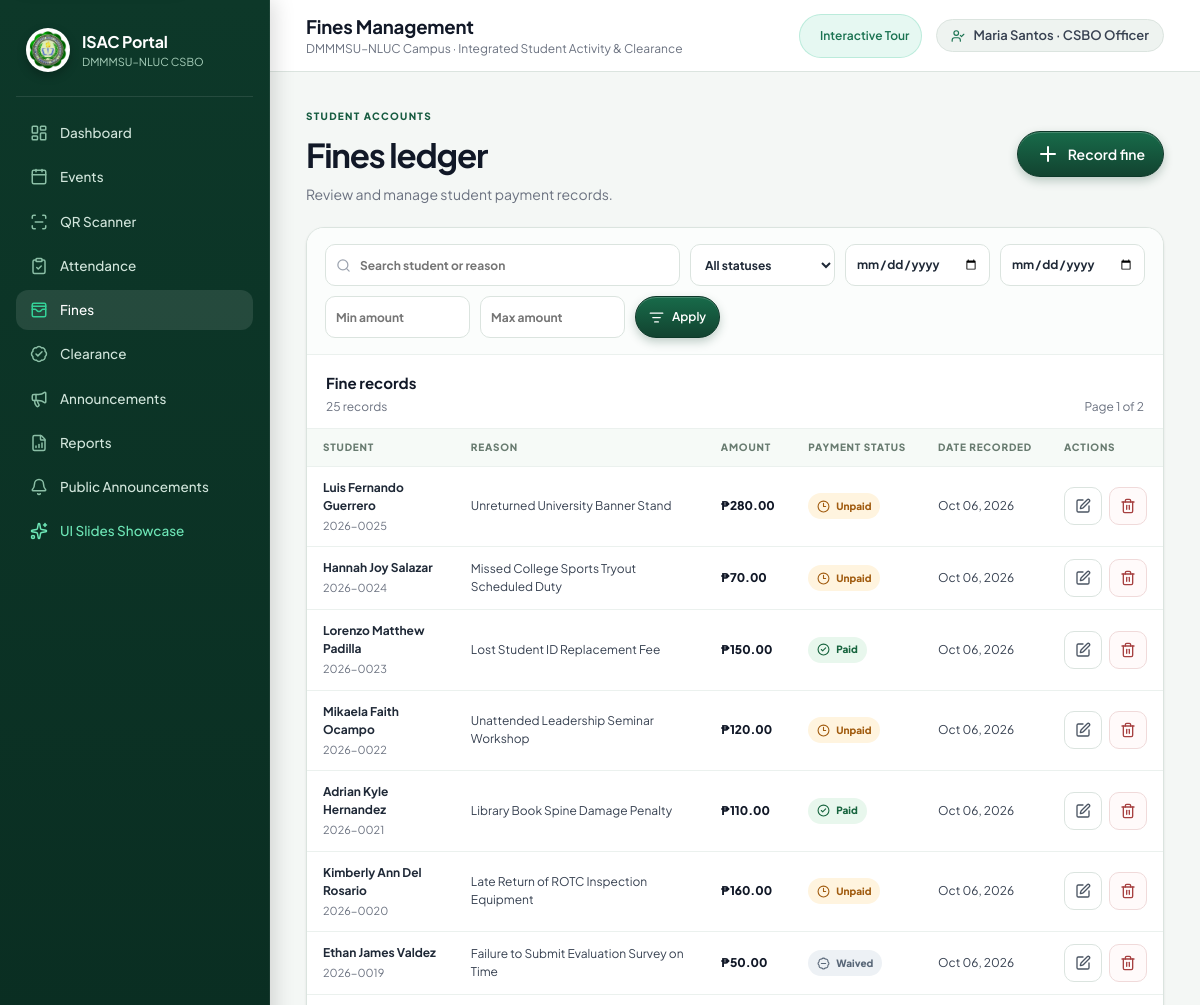
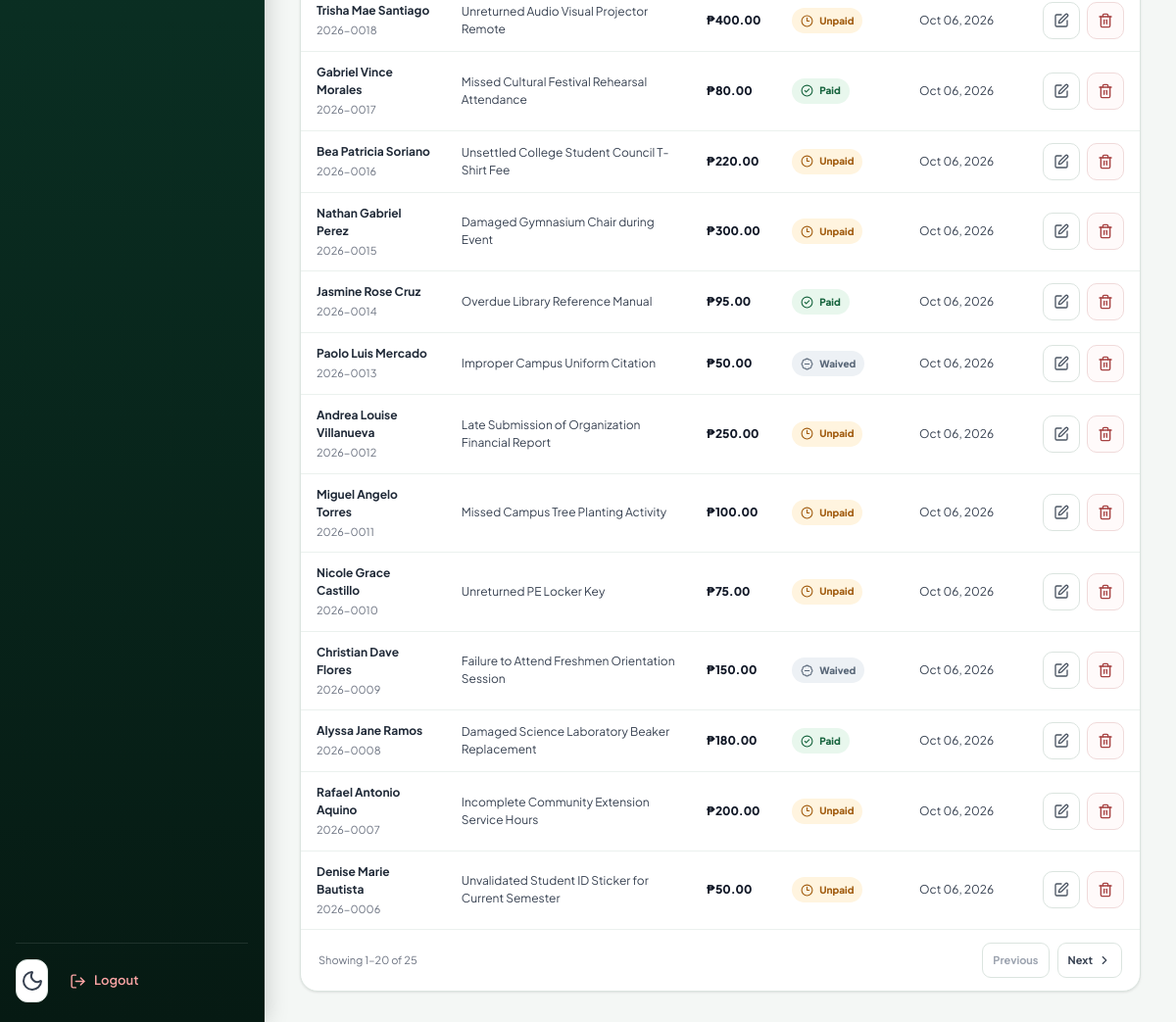
The app's page /officer/fines/ (signed in) with its own data (2 pictures, top to bottom).
### portal/models.py (models this page shows, shortened)
class Profile(models.Model):
    ROLE_CHOICES = [("student","Student"),("officer","CSBO Officer"),("admin","Administrator")]
    user = models.OneToOneField(User, on_delete=models.CASCADE, related_name="profile")
    role = models.CharField(max_length=20, choices=ROLE_CHOICES, default="student")
    requested_role = models.CharField(max_length=20, choices=ROLE_CHOICES, blank=True, default="")
    student_no = models.CharField(max_length=30, unique=True, null=True, blank=True)
    first_name = models.CharField(max_length=80, blank=True)
    middle_name = models.CharField(max_length=80, blank=True)
    last_name = models.CharField(max_length=80, blank=True)
    college = models.ForeignKey(College, on_delete=models.SET_NULL, null=True, blank=True)
    program = models.ForeignKey(Program, on_delete=models.SET_NULL, null=True, blank=True)
    year_level = models.PositiveSmallIntegerField(default=1)
    photo = models.ImageField(upload_to="students/", blank=True, null=True)
    qr_token = models.UUIDField(default=uuid.uuid4, unique=True, editable=False)
    position = models.CharField(max_length=100, blank=True)
    def full_name(self):
        parts = [self.first_name, self.middle_name, self.last_name]
        name = " ".join([p for p in parts if p]).strip()
        return name or self.user.get_full_name() or self.user.username

class Fine(models.Model):
    STATUS = [("unpaid","Unpaid"),("paid","Paid"),("waived","Waived")]
    student = models.ForeignKey(Profile, on_delete=models.CASCADE, related_name="fines")
    event = models.ForeignKey(Event, on_delete=models.SET_NULL, null=True, blank=True)
    reason = models.CharField(max_length=220)
    amount = models.DecimalField(max_digits=10, decimal_places=2)
    status = models.CharField(max_length=20, choices=STATUS, default="unpaid")
    recorded_by = models.ForeignKey(User, on_delete=models.PROTECT, related_name="recorded_fines")
    verified_at = models.DateTimeField(null=True, blank=True)
    created_at = models.DateTimeField(auto_now_add=True)

### portal/views.py (the view)
        def wrapped(request, *args, **kwargs):
            if not request.user.is_authenticated: return redirect("login")
            role = getattr(getattr(request.user, "profile", None), "role", None)
            if role not in roles:
                messages.error(request, "You do not have permission to access this page.")
                return redirect("dashboard")
            return view(request, *args, **kwargs)

### portal/views.py (called while the page is built)
def role_required(*roles):
    def deco(view):
        def wrapped(request, *args, **kwargs):
            if not request.user.is_authenticated: return redirect("login")
            role = getattr(getattr(request.user, "profile", None), "role", None)
            if role not in roles:
                messages.error(request, "You do not have permission to access this page.")
                return redirect("dashboard")
            return view(request, *args, **kwargs)
        return wrapped
    return deco

### templates/portal/fines.html (shortened to what this page needs)
{% extends "base.html" %}
{% block page_title %}Fines Management{% endblock %}
{% block content %}
<section class="module-page">
  <div class="module-heading">
    <div><span class="module-eyebrow">Student accounts</span><h2>Fines ledger</h2><p>Review and manage student payment records.</p></div>
    <a class="btn primary" href="{% url 'fine_create' %}"><i data-lucide="plus" aria-hidden="true"></i> Record fine</a>
  </div>
  <div class="module-panel">
    <form class="module-filter-bar fines-filter-bar" method="get">
      <label class="module-search"><span class="sr-only">Search fines</span><i data-lucide="search" aria-hidden="true"></i><input type="search" name="q" value="{{ query }}" placeholder="Search student or reason"></label>
      <label><select name="status" aria-label="Filter by status"><option value="">All statuses</option></select></label>
      <label><span class="sr-only">From date</span><input type="date" name="date_from" value="{{ date_from }}" aria-label="From date"></label>
      <label><span class="sr-only">To date</span><input type="date" name="date_to" value="{{ date_to }}" aria-label="To date"></label>
      <label><span class="sr-only">Minimum amount</span><input type="number" name="min_amount" value="{{ min_amount }}" min="0" step="0.01" placeholder="Min amount"></label>
      <label><span class="sr-only">Maximum amount</span><input type="number" name="max_amount" value="{{ max_amount }}" min="0" step="0.01" placeholder="Max amount"></label>
      <button class="btn primary" type="submit"><i data-lucide="list-filter" aria-hidden="true"></i> Apply</button>
    </form>
    <div class="module-table-title"><div><h3>Fine records</h3><p>{{ page_obj.paginator.count }} record{{ page_obj.paginator.count|pluralize }}</p></div>{% if page_obj.paginator.num_pages > 1 %}<span>Page {{ page_obj.number }} of {{ page_obj.paginator.num_pages }}</span>{% endif %}</div>
    <div class="module-table-scroll">
      <table class="module-table fines-table">
        <thead><tr><th>Student</th><th>Reason</th><th>Amount</th><th>Payment status</th><th>Date recorded</th><th>Actions</th></tr></thead>
        <tbody>
          {% for f in fines %}
          <tr>
            <td data-label="Student"><strong>{{ f.student.full_name }}</strong><small>{{ f.student.student_no }}</small></td>
            <td data-label="Reason">{{ f.reason }}</td>
            <td data-label="Amount" class="amount-cell">₱{{ f.amount }}</td>
            <td data-label="Payment status"><span class="payment-status {{ f.status }}"><i data-lucide="{% if f.status == 'paid' %}circle-check{% elif f.status == 'waived' %}badge-minus{% else %}clock-3{% endif %}" aria-hidden="true"></i>{{ f.status|title }}</span></td>
            <td data-label="Date recorded">{{ f.created_at|date:"M d, Y" }}</td>
            <td data-label="Actions"><div class="module-row-actions"><a class="module-icon-action edit" href="{% url 'fine_edit' f.id %}" aria-label="Edit fine for {{ f.student.full_name }}" title="Edit fine"><i data-lucide="square-pen" aria-hidden="true"></i></a><form method="post" action="{% url 'fine_delete' f.id %}" onsubmit="return confirm('Delete this fine record?');">{% csrf_token %}<button class="module-icon-action delete" type="submit" aria-label="Delete fine for {{ f.student.full_name }}" title="Delete fine"><i data-lucide="trash-2" aria-hidden="true"></i></button></form></div></td>
          </tr>
          {% empty %}<tr><td colspan="6" class="module-no-results"><i data-lucide="receipt-text" aria-hidden="true"></i><strong>No fine records found</strong><span>Try adjusting your filters or record a new fine.</span></td></tr>{% endfor %}
        </tbody>
      </table>
    </div>
    {% if page_obj.paginator.num_pages > 1 %}
    <nav class="module-pagination" aria-label="Fine record pages"><span>Showing {{ page_obj.start_index }}–{{ page_obj.end_index }} of {{ page_obj.paginator.count }}</span><div>
      {% if page_obj.has_previous %}<a href="?q={{ query|urlencode }}&amp;status={{ selected_status|urlencode }}&amp;date_from={{ date_from|urlencode }}&amp;date_to={{ date_to|urlencode }}&amp;min_amount={{ min_amount|urlencode }}&amp;max_amount={{ max_amount|urlencode }}&amp;page={{ page_obj.previous_page_number }}" rel="prev"><i data-lucide="chevron-left" aria-hidden="true"></i> Previous</a>{% else %}<span class="disabled">Previous</span>{% endif %}
      {% if page_obj.has_next %}<a href="?q={{ query|urlencode }}&amp;status={{ selected_status|urlencode }}&amp;date_from={{ date_from|urlencode }}&amp;date_to={{ date_to|urlencode }}&amp;min_amount={{ min_amount|urlencode }}&amp;max_amount={{ max_amount|urlencode }}&amp;page={{ page_obj.next_page_number }}" rel="next">Next <i data-lucide="chevron-right" aria-hidden="true"></i></a>{% else %}<span class="disabled">Next</span>{% endif %}
    </div></nav>{% endif %}
  </div>
</section>
{% endblock %}

### templates/base.html (shortened to what this page needs)
{% load static %}
<!doctype html>
<html lang="en" data-theme="light">
<head>
  <link rel="stylesheet" href="{% static 'css/app.css' %}?v=20261007-17">
</head>
<body>
  <div class="app-shell">
    <aside class="sidebar" id="sidebar" aria-label="Main navigation">
      <div class="brand">
        <img src="{% static 'img/csbo-logo.png' %}" alt="CSBO logo">
        <div>
          <b>ISAC Portal</b>
          <small>DMMMSU–NLUC CSBO</small>
        </div>
      </div>
      <nav>
        <a href="{% url 'dashboard' %}" class="{% if request.resolver_match.url_name == 'dashboard' or request.resolver_match.url_name == 'student_dashboard' or request.resolver_match.url_name == 'officer_dashboard' %}active{% endif %}">
          <i data-lucide="layout-dashboard"></i>Dashboard
        </a>
        {% if user.profile.role == 'student' %}
          <a href="{% url 'digital_id' %}" class="{% if request.resolver_match.url_name == 'digital_id' %}active{% endif %}">
            <i data-lucide="id-card"></i>Digital ID
          </a>
          <a href="{% url 'event_calendar' %}" class="{% if request.resolver_match.url_name == 'event_calendar' %}active{% endif %}">
            <i data-lucide="calendar-days"></i>Event Calendar
          </a>
          <a href="{% url 'my_activities' %}" class="{% if request.resolver_match.url_name == 'my_activities' %}active{% endif %}">
            <i data-lucide="activity"></i>My Activities
          </a>
          <a href="{% url 'clearance' %}" class="{% if request.resolver_match.url_name == 'clearance' %}active{% endif %}">
            <i data-lucide="badge-check"></i>Clearance
          </a>
        {% else %}
          <a href="{% url 'events_manage' %}" class="{% if 'event' in request.resolver_match.url_name %}active{% endif %}">
            <i data-lucide="calendar"></i>Events
          </a>
          <a href="{% url 'scanner' %}" class="{% if request.resolver_match.url_name == 'scanner' %}active{% endif %}">
            <i data-lucide="scan-line"></i>QR Scanner
          </a>
          <a href="{% url 'attendance_records' %}" class="{% if request.resolver_match.url_name == 'attendance_records' %}active{% endif %}">
            <i data-lucide="clipboard-check"></i>Attendance
          </a>
          <a href="{% url 'fines' %}" class="{% if 'fine' in request.resolver_match.url_name %}active{% endif %}">
            <i data-lucide="wallet-cards"></i>Fines
          </a>
          <a href="{% url 'clearance_manage' %}" class="{% if 'clearance' in request.resolver_match.url_name %}active{% endif %}">
            <i data-lucide="badge-check"></i>Clearance
          </a>
          <a href="{% url 'announcement_manage' %}" class="{% if 'announcement_manage' in request.resolver_match.url_name %}active{% endif %}">
            <i data-lucide="megaphone"></i>Announcements
          </a>
          <a href="{% url 'reports' %}" class="{% if 'report' in request.resolver_match.url_name %}active{% endif %}">
            <i data-lucide="file-bar-chart"></i>Reports
          </a>
        {% endif %}
        <a href="{% url 'announcements' %}" class="{% if request.resolver_match.url_name == 'announcements' %}active{% endif %}">
          <i data-lucide="bell"></i>Public Announcements
        </a>
        <a href="{% url 'showcase' %}" class="{% if request.resolver_match.url_name == 'showcase' %}active{% endif %}" style="color: #6ee7b7;">
          <i data-lucide="sparkles" style="color: #6ee7b7;"></i>UI Slides Showcase
        </a>
      </nav>
      <div class="sidebar-bottom">
        <button class="icon-btn" id="themeToggle" title="Toggle theme" type="button">
          <i data-lucide="moon"></i>
        </button>
        <form method="post" action="{% url 'logout' %}" style="display:inline; width:100%;">
          <button type="submit" class="logout" style="background:none; border:none; width:100%; cursor:pointer;">
            <i data-lucide="log-out"></i>Logout
          </button>
        </form>
      </div>
    </aside>
    <main class="main" id="main-content" tabindex="-1">
      <header class="topbar">
        <div class="topbar-left">
          <div>
            <h1>{% block page_title %}Dashboard{% endblock %}</h1>
            <span class="crumb">DMMMSU–NLUC Campus · Integrated Student Activity & Clearance</span>
          </div>
        </div>
        <div class="top-actions">
          <a href="{% url 'showcase' %}" class="btn" style="background: rgba(16, 185, 129, 0.1); color: var(--emerald-600); border: 1px solid rgba(16, 185, 129, 0.2); padding: 6px 12px; font-size: 12px; border-radius: 999px;">
             Interactive Tour
          </a>
          <span class="user-chip">
            <i data-lucide="user-check" style="width:14px; height:14px; color:var(--emerald-600);"></i>
            {{ user.get_full_name|default:user.username }} · {{ user.profile.get_role_display|default:"Student" }}
          </span>
        </div>
      </header>
      <div class="content">
        {% block content %}{% endblock %}
      </div>
    </main>
  </div>
</body>
</html>

### records on screen
Fine: student.full_name "Luis Fernando Guerrero", student.student_no "2026-0025", reason "Unreturned University Banner Stand", amount "280.00", status "Unpaid", created_at "Oct 06, 2026"
Fine: student.full_name "Hannah Joy Salazar", student.student_no "2026-0024", reason "Missed College Sports Tryout Scheduled Duty", amount "70.00", status "Unpaid", created_at "Oct 06, 2026"
Fine: student.full_name "Lorenzo Matthew Padilla", student.student_no "2026-0023", reason "Lost Student ID Replacement Fee", amount "150.00", status "Paid", created_at "Oct 06, 2026"
Fine: student.full_name "Mikaela Faith Ocampo", student.student_no "2026-0022", reason "Unattended Leadership Seminar Workshop", amount "120.00", status "Unpaid", created_at "Oct 06, 2026"
Fine: student.full_name "Adrian Kyle Hernandez", student.student_no "2026-0021", reason "Library Book Spine Damage Penalty", amount "110.00", status "Paid", created_at "Oct 06, 2026"
Fine: student.full_name "Kimberly Ann Del Rosario", student.student_no "2026-0020", reason "Late Return of ROTC Inspection Equipment", amount "160.00", status "Unpaid", created_at "Oct 06, 2026"
Fine: student.full_name "Ethan James Valdez", student.student_no "2026-0019", reason "Failure to Submit Evaluation Survey on Time", amount "50.00", status "Waived", created_at "Oct 06, 2026"
Fine: student.full_name "Trisha Mae Santiago", student.student_no "2026-0018", reason "Unreturned Audio Visual Projector Remote", amount "400.00", status "Unpaid", created_at "Oct 06, 2026"
Fine: student.full_name "Gabriel Vince Morales", student.student_no "2026-0017", reason "Missed Cultural Festival Rehearsal Attendance", amount "80.00", status "Paid", created_at "Oct 06, 2026"
Fine: student.full_name "Bea Patricia Soriano", student.student_no "2026-0016", reason "Unsettled College Student Council T-Shirt Fee", amount "220.00", status "Unpaid", created_at "Oct 06, 2026"
Fine: student.full_name "Nathan Gabriel Perez", student.student_no "2026-0015", reason "Damaged Gymnasium Chair during Event", amount "300.00", status "Unpaid", created_at "Oct 06, 2026"
Fine: student.full_name "Jasmine Rose Cruz", student.student_no "2026-0014", reason "Overdue Library Reference Manual", amount "95.00", status "Paid", created_at "Oct 06, 2026"
Fine: student.full_name "Paolo Luis Mercado", student.student_no "2026-0013", reason "Improper Campus Uniform Citation", amount "50.00", status "Waived", created_at "Oct 06, 2026"
Fine: student.full_name "Andrea Louise Villanueva", student.student_no "2026-0012", reason "Late Submission of Organization Financial Report", amount "250.00", status "Unpaid", created_at "Oct 06, 2026"
Fine: student.full_name "Miguel Angelo Torres", student.student_no "2026-0011", reason "Missed Campus Tree Planting Activity", amount "100.00", status "Unpaid", created_at "Oct 06, 2026"
Fine: student.full_name "Nicole Grace Castillo", student.student_no "2026-0010", reason "Unreturned PE Locker Key", amount "75.00", status "Unpaid", created_at "Oct 06, 2026"
Fine: student.full_name "Christian Dave Flores", student.student_no "2026-0009", reason "Failure to Attend Freshmen Orientation Session", amount "150.00", status "Waived", created_at "Oct 06, 2026"
Fine: student.full_name "Alyssa Jane Ramos", student.student_no "2026-0008", reason "Damaged Science Laboratory Beaker Replacement", amount "180.00", status "Paid", created_at "Oct 06, 2026"
Fine: student.full_name "Rafael Antonio Aquino", student.student_no "2026-0007", reason "Incomplete Community Extension Service Hours", amount "200.00", status "Unpaid", created_at "Oct 06, 2026"
Fine: student.full_name "Denise Marie Bautista", student.student_no "2026-0006", reason "Unvalidated Student ID Sticker for Current Semester", amount "50.00", status "Unpaid", created_at "Oct 06, 2026"

### other values on screen
{{ user.get_full_name|default:user.username }} "Maria Santos"
{{ user.profile.get_role_display|default:"Student" }} "CSBO Officer"
{{ page_obj.paginator.count }} "25"
{{ page_obj.number }} "1"
{{ page_obj.paginator.num_pages }} "2"
{{ page_obj.start_index }} "1"
{{ page_obj.end_index }} "20"
